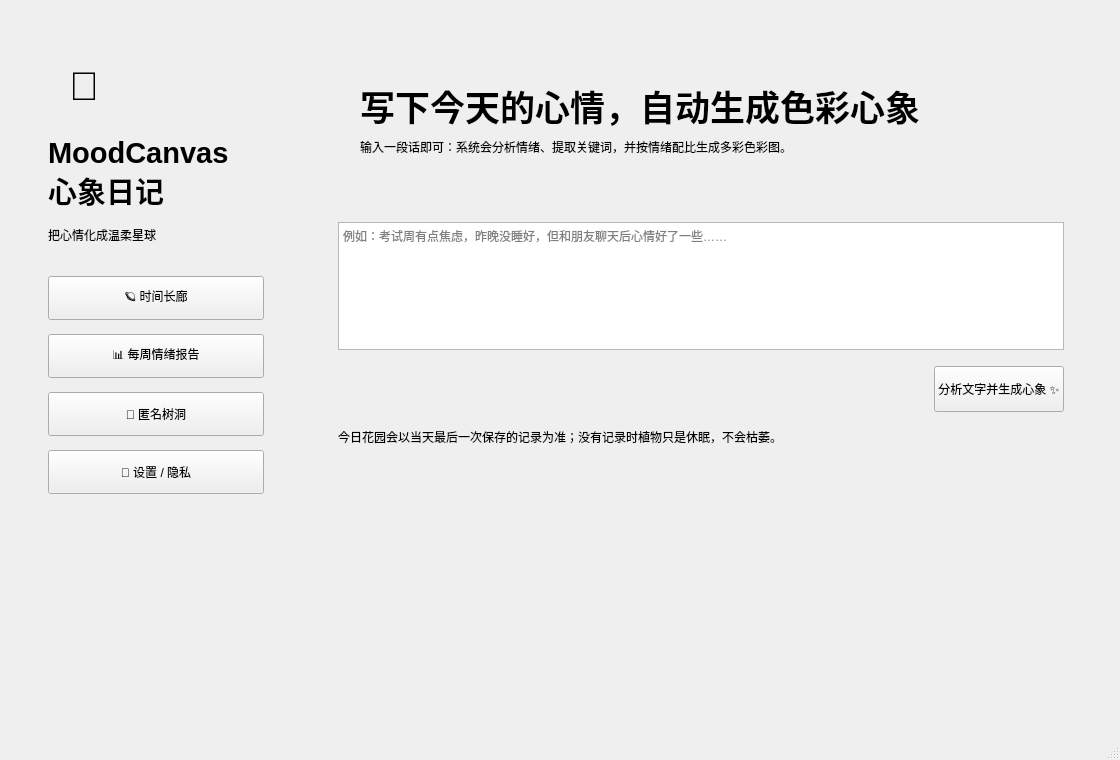
<?xml version="1.0" encoding="UTF-8"?>
<ui version="4.0">
 <class>MainWindow</class>
 <widget class="QMainWindow" name="MainWindow">
  <property name="geometry">
   <rect><x>0</x><y>0</y><width>1120</width><height>760</height></rect>
  </property>
  <property name="windowTitle"><string>心象日记 MoodCanvas</string></property>
  <widget class="QWidget" name="centralWidget">
   <layout class="QHBoxLayout" name="rootLayout">
    <property name="leftMargin"><number>26</number></property>
    <property name="topMargin"><number>26</number></property>
    <property name="rightMargin"><number>26</number></property>
    <property name="bottomMargin"><number>26</number></property>
    <property name="spacing"><number>22</number></property>
    <item>
     <widget class="QFrame" name="sideCard">
      <property name="minimumSize"><size><width>260</width><height>0</height></size></property>
      <property name="maximumSize"><size><width>260</width><height>16777215</height></size></property>
      <property name="frameShape"><enum>QFrame::NoFrame</enum></property>
      <layout class="QVBoxLayout" name="sideLayout">
       <property name="leftMargin"><number>22</number></property>
       <property name="topMargin"><number>24</number></property>
       <property name="rightMargin"><number>22</number></property>
       <property name="bottomMargin"><number>24</number></property>
       <property name="spacing"><number>14</number></property>
       <item>
        <widget class="QLabel" name="appIconLabel">
         <property name="minimumSize"><size><width>72</width><height>72</height></size></property>
         <property name="maximumSize"><size><width>72</width><height>72</height></size></property>
         <property name="alignment"><set>Qt::AlignCenter</set></property>
         <property name="text"><string>🌙</string></property>
         <property name="font"><font><pointsize>30</pointsize><bold>true</bold></font></property>
        </widget>
       </item>
       <item>
        <widget class="QLabel" name="titleLabel">
         <property name="font"><font><pointsize>22</pointsize><bold>true</bold></font></property>
         <property name="text"><string>MoodCanvas
心象日记</string></property>
        </widget>
       </item>
       <item>
        <widget class="QLabel" name="subtitleLabel">
         <property name="text"><string>把心情化成温柔星球</string></property>
        </widget>
       </item>
       <item><spacer name="sideTopSpacer"><property name="orientation"><enum>Qt::Vertical</enum></property><property name="sizeType"><enum>QSizePolicy::Fixed</enum></property><property name="sizeHint" stdset="0"><size><width>20</width><height>18</height></size></property></spacer></item>
       <item><widget class="QPushButton" name="timelineButton"><property name="minimumSize"><size><width>0</width><height>44</height></size></property><property name="text"><string>🪐 时间长廊</string></property></widget></item>
       <item><widget class="QPushButton" name="weeklyReportButton"><property name="minimumSize"><size><width>0</width><height>44</height></size></property><property name="text"><string>📊 每周情绪报告</string></property></widget></item>
       <item><widget class="QPushButton" name="toolboxButton"><property name="minimumSize"><size><width>0</width><height>44</height></size></property><property name="text"><string>🌳 匿名树洞</string></property></widget></item>
       <item><widget class="QPushButton" name="settingsButton"><property name="minimumSize"><size><width>0</width><height>44</height></size></property><property name="text"><string>🔐 设置 / 隐私</string></property></widget></item>
       <item><spacer name="sideSpacer"><property name="orientation"><enum>Qt::Vertical</enum></property><property name="sizeType"><enum>QSizePolicy::MinimumExpanding</enum></property><property name="sizeHint" stdset="0"><size><width>20</width><height>24</height></size></property></spacer></item>
       <item>
        <widget class="QLabel" name="privacyTipLabel">
         <property name="text"><string></string></property>
         <property name="wordWrap"><bool>true</bool></property>
        </widget>
       </item>
      </layout>
     </widget>
    </item>
    <item>
     <widget class="QFrame" name="mainCard">
      <property name="frameShape"><enum>QFrame::NoFrame</enum></property>
      <layout class="QVBoxLayout" name="mainLayout">
       <property name="leftMargin"><number>30</number></property>
       <property name="topMargin"><number>28</number></property>
       <property name="rightMargin"><number>30</number></property>
       <property name="bottomMargin"><number>28</number></property>
       <property name="spacing"><number>16</number></property>
       <item>
        <widget class="QFrame" name="heroCard">
         <property name="frameShape"><enum>QFrame::NoFrame</enum></property>
         <layout class="QVBoxLayout" name="heroLayout">
          <property name="leftMargin"><number>22</number></property>
          <property name="topMargin"><number>26</number></property>
          <property name="rightMargin"><number>22</number></property>
          <property name="bottomMargin"><number>20</number></property>
          <item>
           <widget class="QLabel" name="headlineLabel">
            <property name="minimumSize"><size><width>0</width><height>44</height></size></property>
            <property name="font"><font><pointsize>26</pointsize><bold>true</bold></font></property>
            <property name="text"><string>写下今天的心情，自动生成色彩心象</string></property>
            <property name="alignment"><set>Qt::AlignLeft|Qt::AlignVCenter</set></property>
           </widget>
          </item>
          <item>
           <widget class="QLabel" name="hintLabel">
            <property name="minimumSize"><size><width>0</width><height>48</height></size></property>
            <property name="text"><string>输入一段话即可：系统会分析情绪、提取关键词，并按情绪配比生成多彩色彩图。</string></property>
            <property name="wordWrap"><bool>true</bool></property>
            <property name="alignment"><set>Qt::AlignLeft|Qt::AlignTop</set></property>
           </widget>
          </item>
         </layout>
        </widget>
       </item>
       <item>
        <widget class="QTextEdit" name="inputEdit">
         <property name="minimumSize"><size><width>0</width><height>96</height></size></property>
         <property name="maximumSize"><size><width>16777215</width><height>128</height></size></property>
         <property name="sizePolicy">
          <sizepolicy hsizetype="Expanding" vsizetype="Fixed">
           <horstretch>0</horstretch>
           <verstretch>0</verstretch>
          </sizepolicy>
         </property>
         <property name="placeholderText"><string>例如：考试周有点焦虑，昨晚没睡好，但和朋友聊天后心情好了一些……</string></property>
        </widget>
       </item>
       <item>
        <layout class="QHBoxLayout" name="generateLayout">
         <item><spacer name="generateSpacer"><property name="orientation"><enum>Qt::Horizontal</enum></property><property name="sizeHint" stdset="0"><size><width>40</width><height>20</height></size></property></spacer></item>
         <item><widget class="QPushButton" name="generateButton"><property name="minimumSize"><size><width>0</width><height>46</height></size></property><property name="text"><string>分析文字并生成心象 ✨</string></property></widget></item>
        </layout>
       </item>
       <item>
        <widget class="QLabel" name="tipsLabel">
         <property name="text"><string>今日花园会以当天最后一次保存的记录为准；没有记录时植物只是休眠，不会枯萎。</string></property>
         <property name="wordWrap"><bool>true</bool></property>
        </widget>
       </item>
       <item>
        <spacer name="mainBottomSpacer">
         <property name="orientation"><enum>Qt::Vertical</enum></property>
         <property name="sizeHint" stdset="0"><size><width>20</width><height>20</height></size></property>
        </spacer>
       </item>
      </layout>
     </widget>
    </item>
   </layout>
  </widget>
  <widget class="QStatusBar" name="statusbar"/>
 </widget>
 <resources/>
 <connections/>
</ui>
